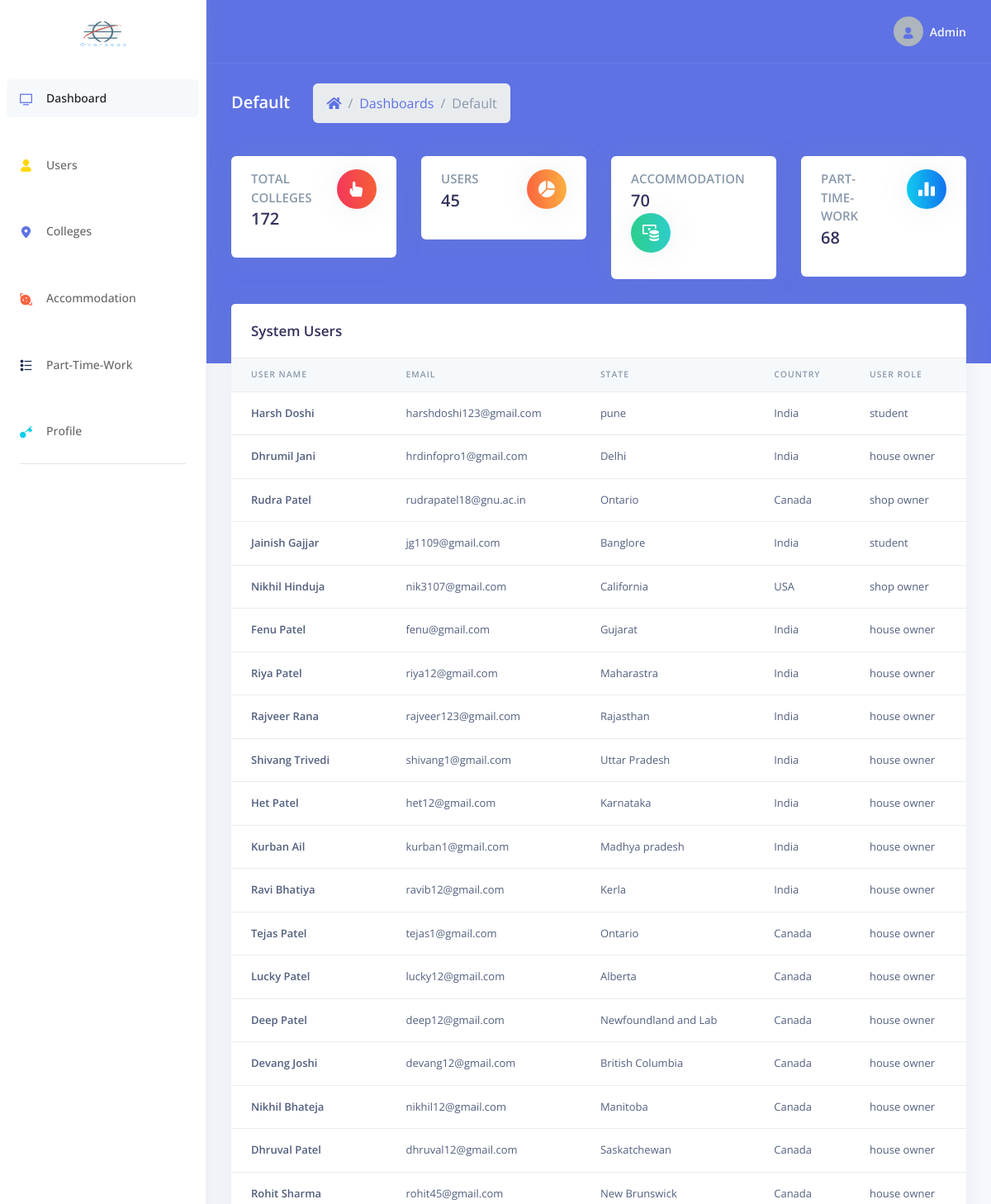
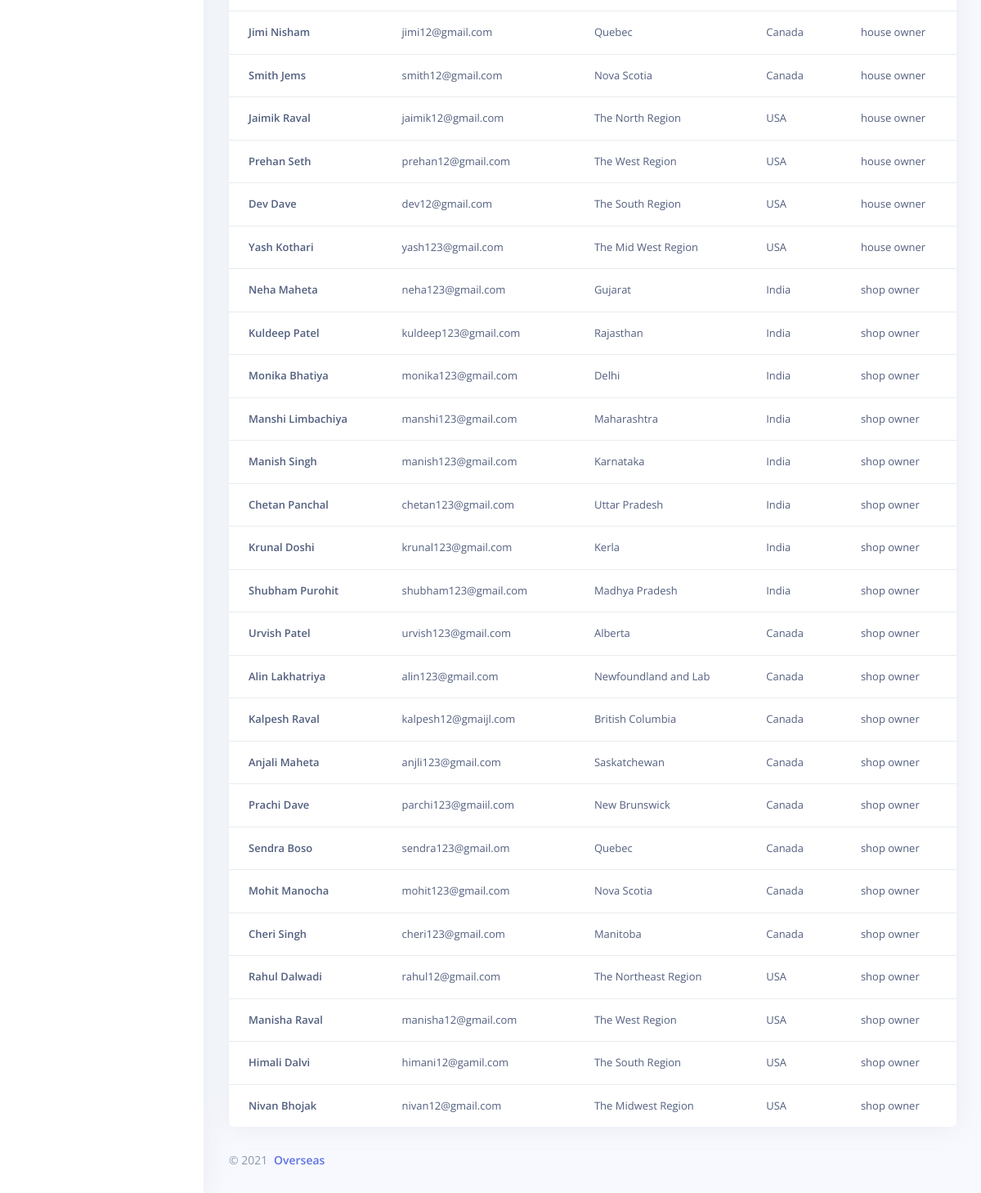
Screenshot of /dashboard/admin/index.php (signed in) with the database file from the repository (2 pictures, top to bottom).
### tables this page shows
CREATE TABLE `users` (
  `uid` int(6) NOT NULL,
  `uname` varchar(25) NOT NULL,
  `uemail` varchar(30) NOT NULL,
  `umobile` varchar(13) NOT NULL,
  `ustate` varchar(20) NOT NULL,
  `ucon` varchar(20) NOT NULL,
  `upwd` varchar(255) NOT NULL,
  `urole` varchar(15) NOT NULL
);

### dashboard/admin/index.php (the view, shortened to what this page needs)
<?php
include_once('../../database/dbconn.php');
if ($_SESSION['overseas_admin']) {
?>
<!DOCTYPE html>
<html>
<head>
    <link rel="stylesheet" href="../assets/vendor/nucleo/css/nucleo.css" type="text/css">
    <link rel="stylesheet" href="../assets/vendor/@fortawesome/fontawesome-free/css/all.min.css" type="text/css">
    <link rel="stylesheet" href="../assets/css/argon.css?v=1.2.0" type="text/css">
</head>
<body>
    <nav class="sidenav navbar navbar-vertical  fixed-left  navbar-expand-xs navbar-light bg-white" id="sidenav-main">
        <div class="scrollbar-inner">
            <div class="sidenav-header  align-items-center">
                <a class="navbar-brand" href="javascript:void(0)">
                    <img src="../../assets/img/logo.png" style="height: 100px; width:60px;" class="navbar-brand-img"
                        alt="...">
                </a>
            </div>
            <div class="navbar-inner">
                <div class="collapse navbar-collapse" id="sidenav-collapse-main">
                    <ul class="navbar-nav">
                        <li class="nav-item">
                            <a class="nav-link active" href="index.php">
                                <i class="ni ni-tv-2 text-primary"></i>
                                <span class="nav-link-text">Dashboard</span>
                            </a>
                        </li>
                        <li class="nav-item">
                            <a class="nav-link" href="manage_user.php">
                                <i class="ni ni-single-02 text-yellow"></i>
                                <span class="nav-link-text">Users</span>
                            </a>
                        </li>
                        <li class="nav-item">
                            <a class="nav-link" href="manage_colleges.php">
                                <i class="ni ni-pin-3 text-primary"></i>
                                <span class="nav-link-text">Colleges</span>
                            </a>
                        </li>
                        <li class="nav-item">
                            <a class="nav-link" href="manage_acc.php">
                                <i class="ni ni-planet text-orange"></i>
                                <span class="nav-link-text">Accommodation</span>
                            </a>
                        </li>
                        <li class="nav-item">
                            <a class="nav-link" href="manage_ptw.php">
                                <i class="ni ni-bullet-list-67 text-default"></i>
                                <span class="nav-link-text">Part-Time-Work</span>
                            </a>
                        </li>
                        <li class="nav-item">
                            <a class="nav-link" href="profile.php">
                                <i class="ni ni-key-25 text-info"></i>
                                <span class="nav-link-text">Profile</span>
                            </a>
                        </li>
                    </ul>
                    <hr class="my-3">
                </div>
            </div>
        </div>
    </nav>
    <div class="main-content" id="panel">
        <nav class="navbar navbar-top navbar-expand navbar-dark bg-primary border-bottom">
            <div class="container-fluid">
                <div class="collapse navbar-collapse" id="navbarSupportedContent">
                    <ul class="navbar-nav align-items-center  ml-auto ml-md-0 ">
                        <li class="nav-item dropdown">
                            <a class="nav-link pr-0" href="#" role="button" data-toggle="dropdown" aria-haspopup="true"
                                aria-expanded="false">
                                <div class="media align-items-center">
                                    <span class="avatar avatar-sm rounded-circle">
                                        <i class="ni ni-single-02 text-blue"></i>
                                    </span>
                                    <div class="media-body  ml-2  d-none d-lg-block">
                                        <span class="mb-0 text-sm  font-weight-bold">Admin</span>
                                    </div>
                                </div>
                            </a>
                        </li>
                    </ul>
                </div>
            </div>
        </nav>
        <div class="header bg-primary pb-6">
            <div class="container-fluid">
                <div class="header-body">
                    <div class="row align-items-center py-4">
                        <div class="col-lg-6 col-7">
                            <h6 class="h2 text-white d-inline-block mb-0">Default</h6>
                            <nav aria-label="breadcrumb" class="d-none d-md-inline-block ml-md-4">
                                <ol class="breadcrumb breadcrumb-links breadcrumb-dark">
                                    <li class="breadcrumb-item"><a href="#"><i class="fas fa-home"></i></a></li>
                                    <li class="breadcrumb-item"><a href="#">Dashboards</a></li>
                                    <li class="breadcrumb-item active" aria-current="page">Default</li>
                                </ol>
                            </nav>
                        </div>
                    </div>
                    <div class="row">
                        <div class="col-xl-3 col-md-6">
                            <div class="card card-stats">
                                <div class="card-body">
                                    <div class="row">
                                        <div class="col">
                                            <h4 class="card-title text-uppercase text-muted mb-0">Total Colleges</h4>
                                            <?php
                        $selqry = "SELECT * FROM colleges";
                        $exeqry = mysqli_query($conn, $selqry);
                        $clgcnt = mysqli_num_rows($exeqry);
                        ?>
                                            <span class="h2 font-weight-bold mb-0"><?php echo $clgcnt;  ?></span>
                                        </div>
                                        <div class="col-auto">
                                            <div
                                                class="icon icon-shape bg-gradient-red text-white rounded-circle shadow">
                                                <i class="ni ni-active-40"></i>
                                            </div>
                                        </div>
                                    </div>
                                </div>
                            </div>
                        </div>
                        <div class="col-xl-3 col-md-6">
                            <div class="card card-stats">
                                <div class="card-body">
                                    <div class="row">
                                        <div class="col">
                                            <h4 class="card-title text-uppercase text-muted mb-0">Users</h4>
                                            <?php
                        $selqry2 = "SELECT * FROM users";
                        $exeqry2 = mysqli_query($conn, $selqry2);
                        $usercnt = mysqli_num_rows($exeqry2);
                        ?>
                                            <span class="h2 font-weight-bold mb-0"><?php echo $usercnt; ?></span>
                                        </div>
                                        <div class="col-auto">
                                            <div
                                                class="icon icon-shape bg-gradient-orange text-white rounded-circle shadow">
                                                <i class="ni ni-chart-pie-35"></i>
                                            </div>
                                        </div>
                                    </div>
                                </div>
                            </div>
                        </div>
                        <div class="col-xl-3 col-md-6">
                            <div class="card card-stats">
                                <div class="card-body">
                                    <div class="row">
                                        <div class="col">
                                            <h4 class="card-title text-uppercase text-muted mb-0">Accommodation</h4>
                                            <?php
                        $selqry3 = "SELECT * FROM accommodation";
                        $exeqry3 = mysqli_query($conn, $selqry3);
                        $accocnt = mysqli_num_rows($exeqry3);
                        ?>
                                            <span class="h2 font-weight-bold mb-0"><?php echo $accocnt; ?></span>
                                        </div>
                                        <div class="col-auto">
                                            <div
                                                class="icon icon-shape bg-gradient-green text-white rounded-circle shadow">
                                                <i class="ni ni-money-coins"></i>
                                            </div>
                                        </div>
                                    </div>
                                </div>
                            </div>
                        </div>
                        <div class="col-xl-3 col-md-6">
                            <div class="card card-stats">
                                <div class="card-body">
                                    <div class="row">
                                        <div class="col">
                                            <h4 class="card-title text-uppercase text-muted mb-0">Part-Time-Work</h4>
                                            <?php
                        $selqry4 = "SELECT * FROM part_time_work";
                        $exeqry4 = mysqli_query($conn, $selqry4);
                        $ptwcnt = mysqli_num_rows($exeqry4);
                        ?>
                                            <span class="h2 font-weight-bold mb-0"><?php echo $ptwcnt;  ?></span>
                                        </div>
                                        <div class="col-auto">
                                            <div
                                                class="icon icon-shape bg-gradient-info text-white rounded-circle shadow">
                                                <i class="ni ni-chart-bar-32"></i>
                                            </div>
                                        </div>
                                    </div>
                                </div>
                            </div>
                        </div>
                    </div>
                </div>
            </div>
        </div>
        <div class="container-fluid mt--6">
            <div class="row">
                <div class="col-xl-12">
                    <div class="card">
                        <div class="card-header border-0">
                            <div class="row align-items-center">
                                <div class="col">
                                    <h3 class="mb-0">System Users</h3>
                                </div>
                            </div>
                        </div>
                        <div class="table-responsive">
                            <table class="table align-items-center table-flush">
                                <thead class="thead-light">
                                    <tr>
                                        <th scope="col">User Name</th>
                                        <th scope="col">Email</th>
                                        <th scope="col">State</th>
                                        <th scope="col">Country</th>
                                        <th scope="col">User Role</th>
                                    </tr>
                                </thead>
                                <tbody>
                                    <?php
                                      $uselqry = "SELECT * FROM users";
                                      $uexeqry = mysqli_query($conn, $uselqry);
                                      while ($row = mysqli_fetch_assoc($uexeqry)) {
                                      ?>
                                    <tr>
                                        <th scope="row"><?php echo $row['uname']; ?></th>
                                        <td><?php echo $row['uemail']  ?></td>
                                        <td><?php echo $row['ustate']  ?></td>
                                        <td><?php echo $row['ucon']  ?></td>
                                        <td><?php echo $row['urole']  ?></td>
                                    </tr>
                                    <?php
                    }
                    ?>
                                </tbody>
                            </table>
                        </div>
                    </div>
                    <footer class="footer pt-0">
                        <div class="row align-items-center justify-content-lg-between">
                            <div class="col-lg-6">
                                <div class="copyright text-center  text-lg-left  text-muted">
                                    &copy; 2021 <a href="index.php" class="font-weight-bold ml-1"
                                        target="_blank">Overseas</a>
                                </div>
                            </div>
                        </div>
                    </footer>
                </div>
            </div>
        </div>
</body>
</html>
<?php
} else {
  redirect('../loginindex.php');
}
?>

### rows the page displays
users: uname "Harsh Doshi", uemail "harshdoshi123@gmail.com", ustate "pune", ucon "India", urole "student"
users: uname "Dhrumil Jani", uemail "hrdinfopro1@gmail.com", ustate "Delhi", ucon "India", urole "house owner"
users: uname "Rudra Patel", uemail "rudrapatel18@gnu.ac.in", ustate "Ontario", ucon "Canada", urole "shop owner"
users: uname "Jainish Gajjar", uemail "jg1109@gmail.com", ustate "Banglore", ucon "India", urole "student"
users: uname "Nikhil Hinduja", uemail "nik3107@gmail.com", ustate "California", ucon "USA", urole "shop owner"
users: uname "Fenu Patel", uemail "fenu@gmail.com", ustate "Gujarat", ucon "India", urole "house owner"
users: uname "Riya Patel", uemail "riya12@gmail.com", ustate "Maharastra", ucon "India", urole "house owner"
users: uname "Rajveer Rana", uemail "rajveer123@gmail.com", ustate "Rajasthan", ucon "India", urole "house owner"
users: uname "Shivang Trivedi", uemail "shivang1@gmail.com", ustate "Uttar Pradesh", ucon "India", urole "house owner"
users: uname "Het Patel", uemail "het12@gmail.com", ustate "Karnataka", ucon "India", urole "house owner"
users: uname "Kurban Ail", uemail "kurban1@gmail.com", ustate "Madhya pradesh", ucon "India", urole "house owner"
users: uname "Ravi Bhatiya", uemail "ravib12@gmail.com", ustate "Kerla", ucon "India", urole "house owner"
users: uname "Tejas Patel", uemail "tejas1@gmail.com", ustate "Ontario", ucon "Canada", urole "house owner"
users: uname "Lucky Patel", uemail "lucky12@gmail.com", ustate "Alberta", ucon "Canada", urole "house owner"
users: uname "Deep Patel", uemail "deep12@gmail.com", ustate "Newfoundland and Lab", ucon "Canada", urole "house owner"
users: uname "Devang Joshi", uemail "devang12@gmail.com", ustate "British Columbia", ucon "Canada", urole "house owner"
users: uname "Nikhil Bhateja", uemail "nikhil12@gmail.com", ustate "Manitoba", ucon "Canada", urole "house owner"
users: uname "Dhruval Patel", uemail "dhruval12@gmail.com", ustate "Saskatchewan", ucon "Canada", urole "house owner"
users: uname "Rohit Sharma", uemail "rohit45@gmail.com", ustate "New Brunswick", ucon "Canada", urole "house owner"
users: uname "Jimi Nisham", uemail "jimi12@gmail.com", ustate "Quebec", ucon "Canada", urole "house owner"
users: uname "Smith Jems", uemail "smith12@gmail.com", ustate "Nova Scotia", ucon "Canada", urole "house owner"
users: uname "Jaimik Raval", uemail "jaimik12@gmail.com", ustate "The North Region", ucon "USA", urole "house owner"
users: uname "Prehan Seth", uemail "prehan12@gmail.com", ustate "The West Region", ucon "USA", urole "house owner"
users: uname "Dev Dave", uemail "dev12@gmail.com", ustate "The South Region", ucon "USA", urole "house owner"
users: uname "Yash Kothari", uemail "yash123@gmail.com", ustate "The Mid West Region", ucon "USA", urole "house owner"
users: uname "Neha Maheta", uemail "neha123@gmail.com", ustate "Gujarat", ucon "India", urole "shop owner"
users: uname "Kuldeep Patel", uemail "kuldeep123@gmail.com", ustate "Rajasthan", ucon "India", urole "shop owner"
users: uname "Monika Bhatiya", uemail "monika123@gmail.com", ustate "Delhi", ucon "India", urole "shop owner"
users: uname "Manshi Limbachiya", uemail "manshi123@gmail.com", ustate "Maharashtra", ucon "India", urole "shop owner"
users: uname "Manish Singh", uemail "manish123@gmail.com", ustate "Karnataka", ucon "India", urole "shop owner"
users: uname "Chetan Panchal", uemail "chetan123@gmail.com", ustate "Uttar Pradesh", ucon "India", urole "shop owner"
users: uname "Krunal Doshi", uemail "krunal123@gmail.com", ustate "Kerla", ucon "India", urole "shop owner"
users: uname "Shubham Purohit", uemail "shubham123@gmail.com", ustate "Madhya Pradesh", ucon "India", urole "shop owner"
users: uname "Urvish Patel", uemail "urvish123@gmail.com", ustate "Alberta", ucon "Canada", urole "shop owner"
users: uname "Alin Lakhatriya", uemail "alin123@gmail.com", ustate "Newfoundland and Lab", ucon "Canada", urole "shop owner"
users: uname "Kalpesh Raval", uemail "kalpesh12@gmaijl.com", ustate "British Columbia", ucon "Canada", urole "shop owner"
users: uname "Anjali Maheta", uemail "anjli123@gmail.com", ustate "Saskatchewan", ucon "Canada", urole "shop owner"
users: uname "Prachi Dave", uemail "parchi123@gmaiil.com", ustate "New Brunswick", ucon "Canada", urole "shop owner"
users: uname "Sendra Boso", uemail "sendra123@gmail.om", ustate "Quebec", ucon "Canada", urole "shop owner"
users: uname "Mohit Manocha", uemail "mohit123@gmail.com", ustate "Nova Scotia", ucon "Canada", urole "shop owner"
users: uname "Cheri Singh", uemail "cheri123@gmail.com", ustate "Manitoba", ucon "Canada", urole "shop owner"
users: uname "Rahul Dalwadi", uemail "rahul12@gmail.com", ustate "The Northeast Region", ucon "USA", urole "shop owner"
users: uname "Manisha Raval", uemail "manisha12@gmail.com", ustate "The West Region", ucon "USA", urole "shop owner"
users: uname "Himali Dalvi", uemail "himani12@gamil.com", ustate "The South Region", ucon "USA", urole "shop owner"
users: uname "Nivan Bhojak", uemail "nivan12@gmail.com", ustate "The Midwest Region", ucon "USA", urole "shop owner"

### other values shown
$clgcnt "172"
$usercnt "45"
$accocnt "70"
$ptwcnt "68"
